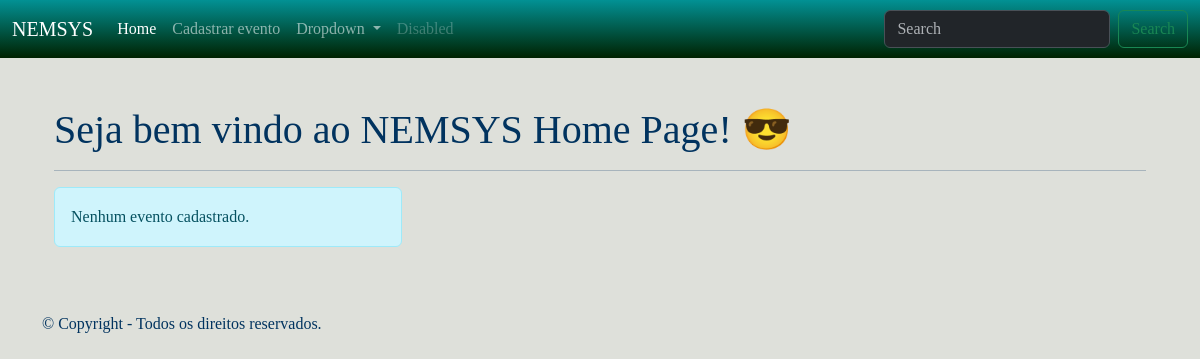
The app's page /, older data.
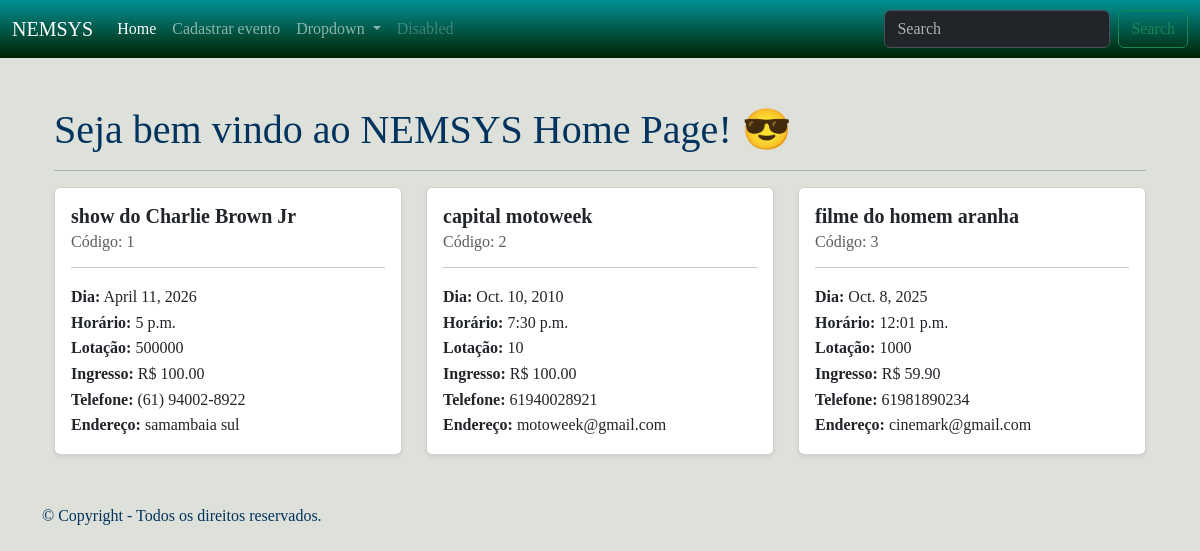
The same page, newer data.
### nemcrud/models.py (models this page shows, shortened)
class Evento(models.Model):
    codigo_evento = models.AutoField(primary_key=True)
    nome = models.CharField(null=False, blank=False)
    lotacao = models.IntegerField(null=True, blank=True)
    dia = models.DateField(null=False, blank=False)
    horario = models.TimeField(null=False, blank=False)
    ingresso = models.DecimalField(max_digits=10, decimal_places=2, null=True, blank=True)
    telefone = models.CharField(max_length=20, null=False, blank=False)
    endereco = models.CharField(null=False, blank=False)

### nemcrud/views.py (the view)
# urls.py: path('', views.index, name='index'),
def index(request):
    eventos = Evento.objects.all()
    return render(request, "index.html", {"eventos": eventos})

### nemcrud/templates/index.html (shortened to what this page needs)
{% extends 'base.html' %}
{% block content %}
<div class="container mt-5 mb-5">
    <h1>Seja bem vindo ao NEMSYS Home Page! 😎</h1>
    <hr>
    <div class="row row-cols-1 row-cols-md-3 g-4">
        {% for evento in eventos %}
            <div class="col">
                <div class="card h-100 shadow-sm">
                    <div class="card-body">
                        <h5 class="card-title fw-bold">{{ evento.nome }}</h5>
                        <h6 class="card-subtitle mb-2 text-muted">Código: {{ evento.codigo_evento }}</h6>
                        <hr>
                        <p class="card-text">
                            <strong>Dia:</strong> {{ evento.dia }}<br>
                            <strong>Horário:</strong> {{ evento.horario }}<br>
                            <strong>Lotação:</strong> {{ evento.lotacao }}<br>
                            <strong>Ingresso:</strong> R$ {{ evento.ingresso }}<br>
                            <strong>Telefone:</strong> {{ evento.telefone }}<br>
                            <strong>Endereço:</strong> {{ evento.endereco }}
                        </p>
                    </div>
                </div>
            </div>
        {% empty %}
            <div class="col-12">
                <div class="alert alert-info" role="alert">
                    Nenhum evento cadastrado.
                </div>
            </div>
        {% endfor %}
    </div>
</div>
{% endblock %}

Row changes from the older to the newer data that the page shows:
added Evento: nome "show do Charlie Brown Jr", codigo_evento "1", dia "April 11, 2026", horario "5 p.m.", lotacao "500000", ingresso "100.00", telefone "(61) 94002-8922", endereco "samambaia sul"
added Evento: nome "capital motoweek", codigo_evento "2", dia "Oct. 10, 2010", horario "7:30 p.m.", lotacao "10", ingresso "100.00", telefone "61940028921", endereco "motoweek@gmail.com"
added Evento: nome "filme do homem aranha", codigo_evento "3", dia "Oct. 8, 2025", horario "12:01 p.m.", lotacao "1000", ingresso "59.90", telefone "61981890234", endereco "cinemark@gmail.com"
Text that changed along with them:
text no longer shown: "Nenhum evento cadastrado."
